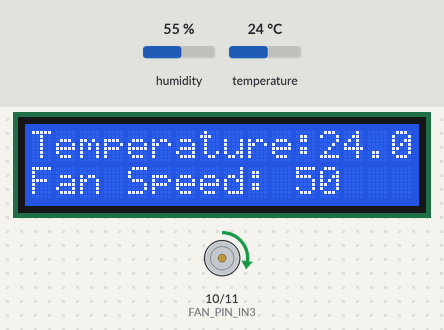
Recording of a sketch running on a simulated Arduino Uno, built with avr-gcc and run on an emulated ATmega328P. On the bench: 16×2 character LCD, motor-driver pin pairs drawn as motors (green arrow = first pin HIGH = forward, orange = second pin HIGH = backward, longer = more drive, scaled by the enable pin). Inputs (shaded band) come from the test bench; at power-on: temperature 24 °C, humidity 55 %.

Above: at 2.8 s.
2.9 s: temperature set to 33 °C
At 5.2 s:
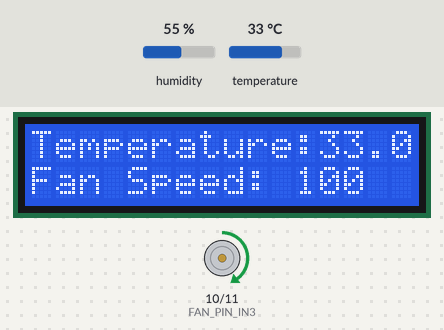
6.0 s: temperature set to 41 °C
At 7.1 s:
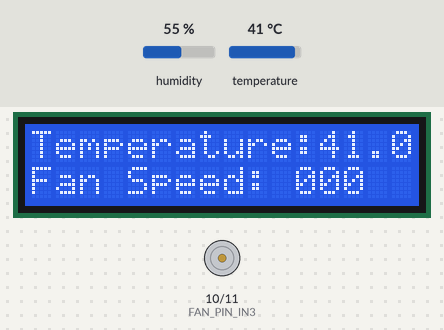
9.1 s: temperature set to 37 °C
At 11.3 s:
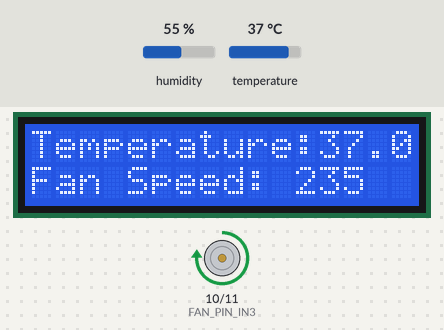
Timing chart, 0 to 12.8 s (numbered marks = the images above; inputs shaded):
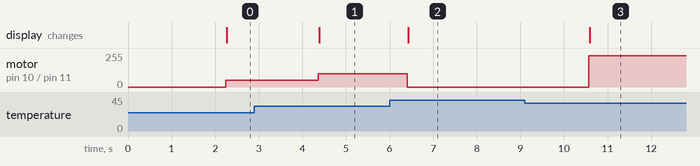

The sketch:

code_fix.ino
```cpp
#include <Adafruit_Sensor.h>
#include <DHT.h>
#include <DHT_U.h>
#include <Wire.h>
#include <LiquidCrystal_I2C.h>
#include <Fuzzy.h>

int DHTPIN = 7;
int DHTTYPE = DHT11;

int FAN_PIN_ENA = 9;
int FAN_PIN_IN3 = 10;
int FAN_PIN_IN4 = 11;

DHT dht(DHTPIN, DHTTYPE);
LiquidCrystal_I2C lcd(0x27, 16, 2);

// Fuzzy Logic Setup
Fuzzy *fuzzy = new Fuzzy();
FuzzyInput *temperature;
FuzzyOutput *fanSpeed;

void setupFuzzyLogic() {
    temperature = new FuzzyInput(1);
    FuzzySet *tempLow = new FuzzySet(30, 30, 33, 34);
    FuzzySet *tempMed = new FuzzySet(32, 33, 35, 36);
    FuzzySet *tempHigh = new FuzzySet(34,36, 38, 39);
    temperature->addFuzzySet(tempLow);
    temperature->addFuzzySet(tempMed);
    temperature->addFuzzySet(tempHigh);
    fuzzy->addFuzzyInput(temperature);

    fanSpeed = new FuzzyOutput(1);
    FuzzySet *speedLow = new FuzzySet(0, 50, 50, 100);
    FuzzySet *speedMed = new FuzzySet(100, 150, 150, 200);
    FuzzySet *speedHigh = new FuzzySet(200, 250, 250, 255);
    fanSpeed->addFuzzySet(speedLow);
    fanSpeed->addFuzzySet(speedMed);
    fanSpeed->addFuzzySet(speedHigh);
    fuzzy->addFuzzyOutput(fanSpeed);

    FuzzyRuleAntecedent *ifTempLow = new FuzzyRuleAntecedent();
    ifTempLow->joinSingle(tempLow);
    FuzzyRuleConsequent *thenSpeedLow = new FuzzyRuleConsequent();
    thenSpeedLow->addOutput(speedLow);
    fuzzy->addFuzzyRule(new FuzzyRule(1, ifTempLow, thenSpeedLow));

    FuzzyRuleAntecedent *ifTempMed = new FuzzyRuleAntecedent();
    ifTempMed->joinSingle(tempMed);
    FuzzyRuleConsequent *thenSpeedMed = new FuzzyRuleConsequent();
    thenSpeedMed->addOutput(speedMed);
    fuzzy->addFuzzyRule(new FuzzyRule(2, ifTempMed, thenSpeedMed));

    FuzzyRuleAntecedent *ifTempHigh = new FuzzyRuleAntecedent();
    ifTempHigh->joinSingle(tempHigh);
    FuzzyRuleConsequent *thenSpeedHigh = new FuzzyRuleConsequent();
    thenSpeedHigh->addOutput(speedHigh);
    fuzzy->addFuzzyRule(new FuzzyRule(3, ifTempHigh, thenSpeedHigh));
}

void setup() {
  Serial.begin(9600);
  dht.begin();
  Wire.begin();
  lcd.init();
  lcd.backlight();
  lcd.begin(16, 2);
  lcd.setCursor(0, 0);
  lcd.print("Temperature:");

  pinMode(FAN_PIN_ENA, OUTPUT);
  pinMode(FAN_PIN_IN3, OUTPUT);
  pinMode(FAN_PIN_IN4, OUTPUT);

  setupFuzzyLogic();
}

void loop() {
  delay(2000);
  float temperature = dht.readTemperature();
  if (isnan(temperature)) {
    Serial.println("Failed to read temperature!");
    return;
  }

  // Fuzzify the temperature input
  fuzzy->setInput(1, temperature);
  fuzzy->fuzzify();

  int fan_speed = fuzzy->defuzzify(1); // Defuzzify the output

  analogWrite(FAN_PIN_ENA, fan_speed);
  digitalWrite(FAN_PIN_IN3, HIGH);
  digitalWrite(FAN_PIN_IN4, LOW);

  lcd.setCursor(0, 1);
  lcd.print("Fan Speed: ");
  if (fan_speed < 100) {
    lcd.print(fan_speed);
  } else if (fan_speed < 200) {
    lcd.print(fan_speed);
  } else {
    lcd.print(fan_speed);
  }

  lcd.setCursor(12, 0);
  lcd.print(temperature);
}
```

Measured:
- the behaviour switches between 39 and 38 °C on temperature (found by bisection; images 2 and 3)
- after the input at 2.9 s, motor on pin 10 (FAN_PIN_IN3) / pin 11 (FAN_PIN_IN4): forward 50/255 → forward 100/255 after 1.5 s; the display: changes after 1.5 s (image 1)
- after the input at 6.0 s, motor on pin 10 (FAN_PIN_IN3) / pin 11 (FAN_PIN_IN4): forward 100/255 → stopped after 0.41 s; the display: changes after 0.43 s (image 2)
- after the input at 9.1 s, motor on pin 10 (FAN_PIN_IN3) / pin 11 (FAN_PIN_IN4): stopped → forward 235/255 after 1.5 s; the display: changes after 1.5 s (image 3)
